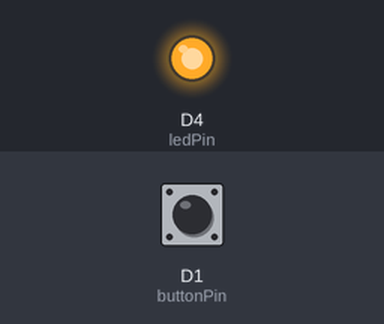
Bench run of a sketch on a simulated ESP8266 (NodeMCU). Parts: output pins drawn as LEDs (lit = HIGH). Dashed ring = blinking. The inputs (shaded band) are chosen by the test bench; at power-on: D1 (buttonPin) HIGH.

Above: at 1.2 s.
1.3 s: D1 (buttonPin) pulled LOW for 3.2 s
At 2.6 s:
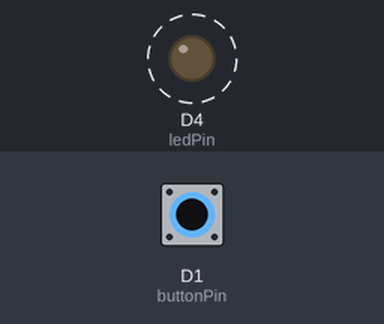
6.3 s: D1 (buttonPin) pulled LOW for 0.15 s
At 7.2 s:
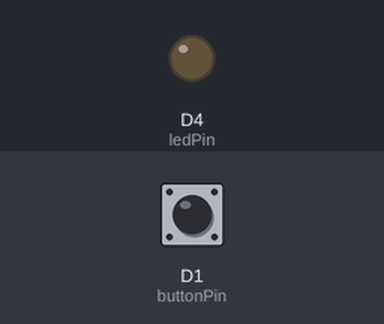
Timing chart, 0 to 9.3 s (numbered marks = the images above; inputs shaded):
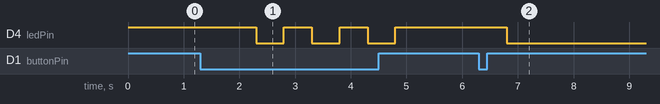

Measured:
- after the input at 1.3 s, D4 (ledPin): alternates HIGH for 0.50 s and LOW for 0.50 s, 6 changes in all, then stays HIGH, starting after 1.0 s
- after the input at 6.3 s, D4 (ledPin): HIGH → LOW after 0.50 s

The sketch:

03-_Retencao_Simples.ino
```cpp
/*
  Retenção Simples
  Instrução Switch
  IOT na prática com o ESP8266
  https://projetosiot.com.br/
  http://www.arduino.cc/en/Tutorial/Button
  https://learn.sparkfun.com/tutorials/esp8266-thing-hookup-guide/using-the-arduino-addon
*/


// Definições dos pinos de Entrada e Saída
const int buttonPin = D1;     // D1 = GPIO5 (General Purpose Input/Output)
const int ledPin =  D4;      // D4 = GPIO2 LEDBuiltin (Cuidado GPIO 16 nao tem esta funcao)

// Definição das variáveis
int buttonState = 0;         // Inicializa a variável buttonState 0
int ledState = 0;            // Inicializa a variável ledState 0

void setup() {
  Serial.begin(9600);
  pinMode(ledPin, OUTPUT); // Incializa o ledPin  como saída
  pinMode(buttonPin, INPUT_PULLUP); // Incializa o buttonPin com PULLUP
  digitalWrite(ledPin, HIGH);
}

void loop() {
  // Leitura do estado do valor do pushbutton
  buttonState = digitalRead(buttonPin);
  /*Serial.print("Entrada Digital:");
  Serial.println(buttonState);
  Serial.print("Led:");
  Serial.println(ledState);*/

  // Verifica se o pushbutton está pressionado, se for HIGH:
  if (buttonState == LOW) {
    delay(500);
    switch(ledState){
     case 0:
         digitalWrite(ledPin, HIGH); // Liga o Led (Depende da ligação):
         ledState = 1;
         break;
     case 1:
         digitalWrite(ledPin, LOW);
         ledState = 0;
         break;}
  }
}
```
